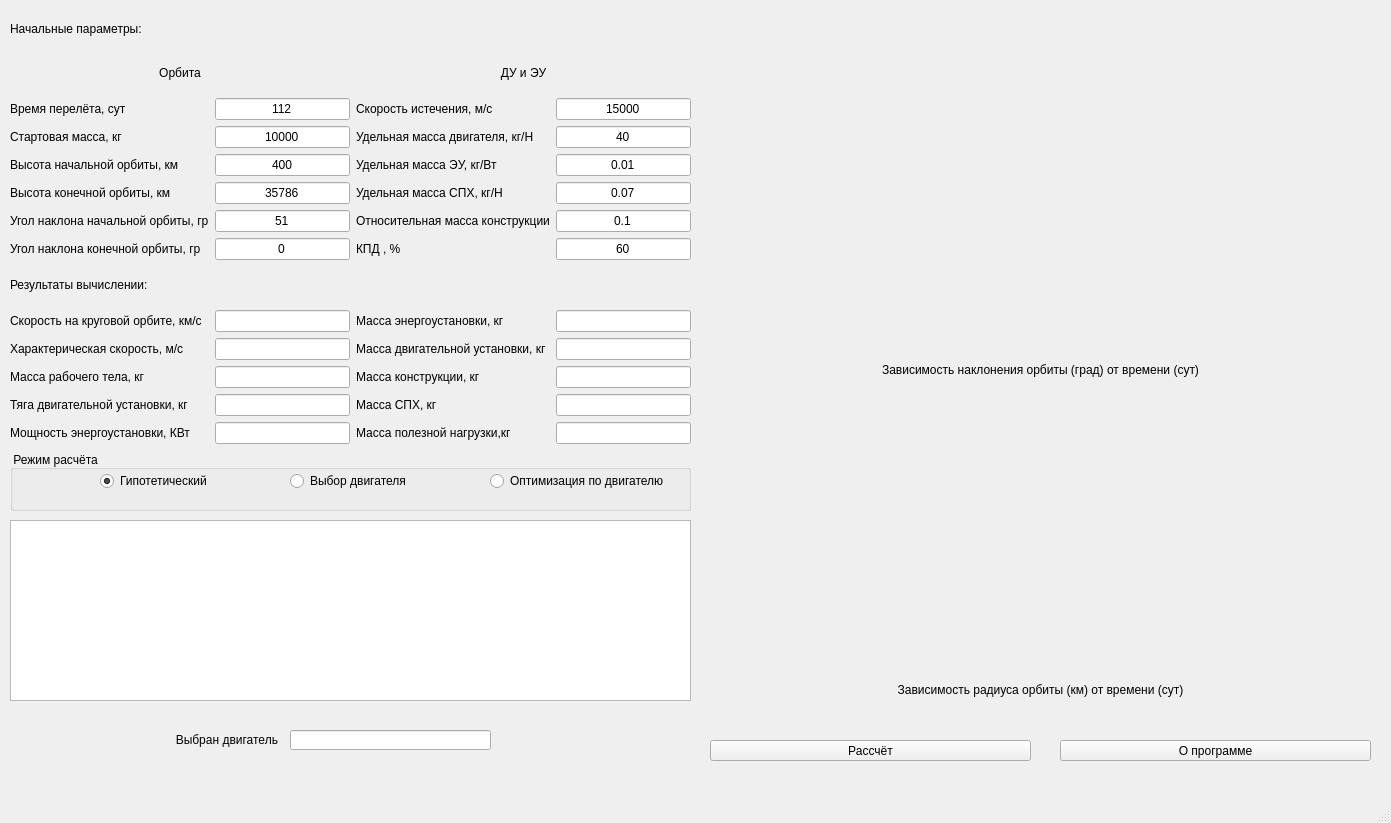
<?xml version="1.0" encoding="UTF-8"?>
<ui version="4.0">
 <class>MainWindow</class>
 <widget class="QMainWindow" name="MainWindow">
  <property name="geometry">
   <rect>
    <x>0</x>
    <y>0</y>
    <width>1391</width>
    <height>823</height>
   </rect>
  </property>
  <property name="windowTitle">
   <string>Andromeda(Python)</string>
  </property>
  <property name="styleSheet">
   <string notr="true"/>
  </property>
  <widget class="QWidget" name="centralwidget">
   <widget class="QWidget" name="gridLayoutWidget">
    <property name="geometry">
     <rect>
      <x>10</x>
      <y>10</y>
      <width>681</width>
      <height>434</height>
     </rect>
    </property>
    <layout class="QGridLayout" name="gridLayout">
     <item row="15" column="3">
      <widget class="QLineEdit" name="lineEdit_19">
       <property name="alignment">
        <set>Qt::AlignCenter</set>
       </property>
      </widget>
     </item>
     <item row="7" column="2">
      <widget class="QLabel" name="label_3">
       <property name="toolTip">
        <string>&lt;html&gt;&lt;head/&gt;&lt;body&gt;&lt;p&gt;Коэффициент полезного действия&lt;/p&gt;&lt;/body&gt;&lt;/html&gt;</string>
       </property>
       <property name="text">
        <string>КПД , %</string>
       </property>
      </widget>
     </item>
     <item row="17" column="1">
      <widget class="QLineEdit" name="lineEdit_16">
       <property name="alignment">
        <set>Qt::AlignCenter</set>
       </property>
      </widget>
     </item>
     <item row="2" column="0">
      <widget class="QLabel" name="label">
       <property name="text">
        <string>Время перелёта, сут</string>
       </property>
      </widget>
     </item>
     <item row="14" column="1">
      <widget class="QLineEdit" name="lineEdit_13">
       <property name="alignment">
        <set>Qt::AlignCenter</set>
       </property>
      </widget>
     </item>
     <item row="19" column="1">
      <widget class="QLineEdit" name="lineEdit_17">
       <property name="alignment">
        <set>Qt::AlignCenter</set>
       </property>
      </widget>
     </item>
     <item row="7" column="1">
      <widget class="QLineEdit" name="lineEdit_7">
       <property name="text">
        <string>0</string>
       </property>
       <property name="alignment">
        <set>Qt::AlignCenter</set>
       </property>
      </widget>
     </item>
     <item row="5" column="1">
      <widget class="QLineEdit" name="lineEdit_5">
       <property name="text">
        <string>35786</string>
       </property>
       <property name="alignment">
        <set>Qt::AlignCenter</set>
       </property>
      </widget>
     </item>
     <item row="3" column="3">
      <widget class="QLineEdit" name="lineEdit_9">
       <property name="text">
        <string>40</string>
       </property>
       <property name="alignment">
        <set>Qt::AlignCenter</set>
       </property>
      </widget>
     </item>
     <item row="7" column="3">
      <widget class="QLineEdit" name="lineEdit_3">
       <property name="text">
        <string>60</string>
       </property>
       <property name="alignment">
        <set>Qt::AlignCenter</set>
       </property>
      </widget>
     </item>
     <item row="16" column="1">
      <widget class="QLineEdit" name="lineEdit_15">
       <property name="alignment">
        <set>Qt::AlignCenter</set>
       </property>
      </widget>
     </item>
     <item row="16" column="0">
      <widget class="QLabel" name="label_14">
       <property name="text">
        <string>Масса рабочего тела, кг</string>
       </property>
      </widget>
     </item>
     <item row="3" column="2">
      <widget class="QLabel" name="label_11">
       <property name="text">
        <string>Удельная масса двигателя, кг/Н</string>
       </property>
      </widget>
     </item>
     <item row="17" column="3">
      <widget class="QLineEdit" name="lineEdit_21">
       <property name="alignment">
        <set>Qt::AlignCenter</set>
       </property>
      </widget>
     </item>
     <item row="2" column="2">
      <widget class="QLabel" name="label_4">
       <property name="text">
        <string>Скорость истечения, м/c</string>
       </property>
      </widget>
     </item>
     <item row="6" column="2">
      <widget class="QLabel" name="label_24">
       <property name="text">
        <string>Относительная масса конструкции</string>
       </property>
      </widget>
     </item>
     <item row="4" column="1">
      <widget class="QLineEdit" name="lineEdit_4">
       <property name="text">
        <string>400</string>
       </property>
       <property name="alignment">
        <set>Qt::AlignCenter</set>
       </property>
      </widget>
     </item>
     <item row="2" column="3">
      <widget class="QLineEdit" name="lineEdit_8">
       <property name="text">
        <string>15000</string>
       </property>
       <property name="alignment">
        <set>Qt::AlignCenter</set>
       </property>
      </widget>
     </item>
     <item row="19" column="3">
      <widget class="QLineEdit" name="lineEdit_22">
       <property name="alignment">
        <set>Qt::AlignCenter</set>
       </property>
      </widget>
     </item>
     <item row="4" column="0">
      <widget class="QLabel" name="label_5">
       <property name="text">
        <string>Высота начальной орбиты, км</string>
       </property>
      </widget>
     </item>
     <item row="5" column="0">
      <widget class="QLabel" name="label_6">
       <property name="text">
        <string>Высота конечной орбиты, км</string>
       </property>
      </widget>
     </item>
     <item row="19" column="2">
      <widget class="QLabel" name="label_20">
       <property name="text">
        <string>Масса полезной нагрузки,кг</string>
       </property>
      </widget>
     </item>
     <item row="4" column="3">
      <widget class="QLineEdit" name="lineEdit_10">
       <property name="text">
        <string>0.01</string>
       </property>
       <property name="alignment">
        <set>Qt::AlignCenter</set>
       </property>
      </widget>
     </item>
     <item row="14" column="3">
      <widget class="QLineEdit" name="lineEdit_18">
       <property name="alignment">
        <set>Qt::AlignCenter</set>
       </property>
      </widget>
     </item>
     <item row="15" column="0">
      <widget class="QLabel" name="label_12">
       <property name="text">
        <string>Характерическая скорость, м/с</string>
       </property>
      </widget>
     </item>
     <item row="6" column="1">
      <widget class="QLineEdit" name="lineEdit_6">
       <property name="text">
        <string>51</string>
       </property>
       <property name="alignment">
        <set>Qt::AlignCenter</set>
       </property>
      </widget>
     </item>
     <item row="19" column="0">
      <widget class="QLabel" name="label_16">
       <property name="text">
        <string>Мощность энергоустановки, КВт</string>
       </property>
      </widget>
     </item>
     <item row="3" column="1">
      <widget class="QLineEdit" name="lineEdit_2">
       <property name="text">
        <string>10000</string>
       </property>
       <property name="alignment">
        <set>Qt::AlignCenter</set>
       </property>
      </widget>
     </item>
     <item row="15" column="1">
      <widget class="QLineEdit" name="lineEdit_14">
       <property name="alignment">
        <set>Qt::AlignCenter</set>
       </property>
      </widget>
     </item>
     <item row="16" column="3">
      <widget class="QLineEdit" name="lineEdit_20">
       <property name="alignment">
        <set>Qt::AlignCenter</set>
       </property>
      </widget>
     </item>
     <item row="17" column="2">
      <widget class="QLabel" name="label_19">
       <property name="toolTip">
        <string>&lt;html&gt;&lt;head/&gt;&lt;body&gt;&lt;p&gt;Масса системы подачи и хранения&lt;/p&gt;&lt;/body&gt;&lt;/html&gt;</string>
       </property>
       <property name="text">
        <string>Масса СПХ, кг</string>
       </property>
      </widget>
     </item>
     <item row="4" column="2">
      <widget class="QLabel" name="label_22">
       <property name="toolTip">
        <string>&lt;html&gt;&lt;head/&gt;&lt;body&gt;&lt;p&gt;Удельная масса энергоустановки&lt;/p&gt;&lt;/body&gt;&lt;/html&gt;</string>
       </property>
       <property name="text">
        <string>Удельная масса ЭУ, кг/Вт</string>
       </property>
      </widget>
     </item>
     <item row="6" column="0">
      <widget class="QLabel" name="label_7">
       <property name="text">
        <string>Угол наклона начальной орбиты, гр</string>
       </property>
      </widget>
     </item>
     <item row="3" column="0">
      <widget class="QLabel" name="label_2">
       <property name="text">
        <string>Стартовая масса, кг</string>
       </property>
      </widget>
     </item>
     <item row="17" column="0">
      <widget class="QLabel" name="label_15">
       <property name="text">
        <string>Тяга двигательной установки, кг</string>
       </property>
      </widget>
     </item>
     <item row="7" column="0">
      <widget class="QLabel" name="label_8">
       <property name="text">
        <string>Угол наклона конечной орбиты, гр</string>
       </property>
      </widget>
     </item>
     <item row="15" column="2">
      <widget class="QLabel" name="label_13">
       <property name="text">
        <string>Масса двигательной установки, кг</string>
       </property>
      </widget>
     </item>
     <item row="5" column="3">
      <widget class="QLineEdit" name="lineEdit_11">
       <property name="text">
        <string>0.07</string>
       </property>
       <property name="alignment">
        <set>Qt::AlignCenter</set>
       </property>
      </widget>
     </item>
     <item row="6" column="3">
      <widget class="QLineEdit" name="lineEdit_12">
       <property name="text">
        <string>0.1</string>
       </property>
       <property name="alignment">
        <set>Qt::AlignCenter</set>
       </property>
      </widget>
     </item>
     <item row="1" column="0" colspan="2">
      <widget class="QLabel" name="label_28">
       <property name="styleSheet">
        <string notr="true"/>
       </property>
       <property name="text">
        <string>Орбита</string>
       </property>
       <property name="alignment">
        <set>Qt::AlignCenter</set>
       </property>
      </widget>
     </item>
     <item row="11" column="0" colspan="4">
      <widget class="QLabel" name="label_10">
       <property name="styleSheet">
        <string notr="true"/>
       </property>
       <property name="text">
        <string>Результаты вычислении:</string>
       </property>
       <property name="alignment">
        <set>Qt::AlignLeading|Qt::AlignLeft|Qt::AlignVCenter</set>
       </property>
      </widget>
     </item>
     <item row="1" column="2" colspan="2">
      <widget class="QLabel" name="label_29">
       <property name="toolTip">
        <string>&lt;html&gt;&lt;head/&gt;&lt;body&gt;&lt;p&gt;Параметры двигательной и энергетической установок&lt;/p&gt;&lt;/body&gt;&lt;/html&gt;</string>
       </property>
       <property name="styleSheet">
        <string notr="true"/>
       </property>
       <property name="text">
        <string>ДУ и ЭУ</string>
       </property>
       <property name="alignment">
        <set>Qt::AlignCenter</set>
       </property>
      </widget>
     </item>
     <item row="14" column="0">
      <widget class="QLabel" name="label_25">
       <property name="text">
        <string>Скорость на круговой орбите, км/c</string>
       </property>
      </widget>
     </item>
     <item row="2" column="1">
      <widget class="QLineEdit" name="lineEdit">
       <property name="text">
        <string>112</string>
       </property>
       <property name="alignment">
        <set>Qt::AlignCenter</set>
       </property>
      </widget>
     </item>
     <item row="5" column="2">
      <widget class="QLabel" name="label_23">
       <property name="toolTip">
        <string>&lt;html&gt;&lt;head/&gt;&lt;body&gt;&lt;p&gt;Удельная масса системы подачи и хранения&lt;/p&gt;&lt;/body&gt;&lt;/html&gt;</string>
       </property>
       <property name="text">
        <string>Удельная масса СПХ, кг/Н</string>
       </property>
      </widget>
     </item>
     <item row="14" column="2">
      <widget class="QLabel" name="label_17">
       <property name="text">
        <string>Масса энергоустановки, кг</string>
       </property>
      </widget>
     </item>
     <item row="0" column="0" colspan="4">
      <widget class="QLabel" name="label_9">
       <property name="styleSheet">
        <string notr="true"/>
       </property>
       <property name="text">
        <string>Начальные параметры:</string>
       </property>
       <property name="alignment">
        <set>Qt::AlignLeading|Qt::AlignLeft|Qt::AlignVCenter</set>
       </property>
      </widget>
     </item>
     <item row="16" column="2">
      <widget class="QLabel" name="label_18">
       <property name="text">
        <string>Масса конструкции, кг</string>
       </property>
      </widget>
     </item>
    </layout>
   </widget>
   <widget class="QTableView" name="tableView">
    <property name="geometry">
     <rect>
      <x>10</x>
      <y>520</y>
      <width>681</width>
      <height>181</height>
     </rect>
    </property>
    <property name="toolTip">
     <string>&lt;html&gt;&lt;head/&gt;&lt;body&gt;&lt;p&gt;Кликнув выбрать номер двигателя в колонке &amp;quot;Код&amp;quot;&lt;/p&gt;&lt;p&gt;Нажать Enter&lt;/p&gt;&lt;/body&gt;&lt;/html&gt;</string>
    </property>
    <property name="styleSheet">
     <string notr="true"/>
    </property>
   </widget>
   <widget class="QLabel" name="label_21">
    <property name="geometry">
     <rect>
      <x>700</x>
      <y>10</y>
      <width>671</width>
      <height>51</height>
     </rect>
    </property>
    <property name="styleSheet">
     <string notr="true">image: url(images/logo_BG.png);
</string>
    </property>
    <property name="text">
     <string/>
    </property>
   </widget>
   <widget class="QGroupBox" name="groupBox">
    <property name="geometry">
     <rect>
      <x>10</x>
      <y>450</y>
      <width>681</width>
      <height>61</height>
     </rect>
    </property>
    <property name="title">
     <string> Режим расчёта</string>
    </property>
    <property name="alignment">
     <set>Qt::AlignBottom|Qt::AlignLeading|Qt::AlignLeft</set>
    </property>
    <widget class="QRadioButton" name="radioButton">
     <property name="geometry">
      <rect>
       <x>90</x>
       <y>20</y>
       <width>111</width>
       <height>22</height>
      </rect>
     </property>
     <property name="text">
      <string>Гипотетический</string>
     </property>
     <property name="checked">
      <bool>true</bool>
     </property>
    </widget>
    <widget class="QRadioButton" name="radioButton_2">
     <property name="geometry">
      <rect>
       <x>280</x>
       <y>20</y>
       <width>121</width>
       <height>22</height>
      </rect>
     </property>
     <property name="text">
      <string>Выбор двигателя</string>
     </property>
    </widget>
    <widget class="QRadioButton" name="radioButton_3">
     <property name="geometry">
      <rect>
       <x>480</x>
       <y>20</y>
       <width>181</width>
       <height>22</height>
      </rect>
     </property>
     <property name="text">
      <string>Оптимизация по двигателю</string>
     </property>
    </widget>
   </widget>
   <widget class="QLabel" name="label_26">
    <property name="geometry">
     <rect>
      <x>130</x>
      <y>730</y>
      <width>148</width>
      <height>20</height>
     </rect>
    </property>
    <property name="styleSheet">
     <string notr="true"/>
    </property>
    <property name="text">
     <string>Выбран двигатель</string>
    </property>
    <property name="alignment">
     <set>Qt::AlignRight|Qt::AlignTrailing|Qt::AlignVCenter</set>
    </property>
   </widget>
   <widget class="QLineEdit" name="lineEdit_23">
    <property name="geometry">
     <rect>
      <x>290</x>
      <y>730</y>
      <width>201</width>
      <height>20</height>
     </rect>
    </property>
    <property name="alignment">
     <set>Qt::AlignCenter</set>
    </property>
   </widget>
   <widget class="QPushButton" name="pushButton">
    <property name="geometry">
     <rect>
      <x>710</x>
      <y>740</y>
      <width>321</width>
      <height>21</height>
     </rect>
    </property>
    <property name="styleSheet">
     <string notr="true"/>
    </property>
    <property name="text">
     <string>Рассчёт</string>
    </property>
   </widget>
   <widget class="QPushButton" name="pushButton_2">
    <property name="geometry">
     <rect>
      <x>1060</x>
      <y>740</y>
      <width>311</width>
      <height>21</height>
     </rect>
    </property>
    <property name="styleSheet">
     <string notr="true"/>
    </property>
    <property name="text">
     <string>О программе</string>
    </property>
   </widget>
   <widget class="QLabel" name="label_31">
    <property name="geometry">
     <rect>
      <x>710</x>
      <y>360</y>
      <width>661</width>
      <height>20</height>
     </rect>
    </property>
    <property name="text">
     <string>Зависимость наклонения орбиты (град) от времени (сут)</string>
    </property>
    <property name="alignment">
     <set>Qt::AlignCenter</set>
    </property>
   </widget>
   <widget class="PlotWidget" name="widget_2" native="true">
    <property name="geometry">
     <rect>
      <x>710</x>
      <y>70</y>
      <width>661</width>
      <height>281</height>
     </rect>
    </property>
    <property name="styleSheet">
     <string notr="true"/>
    </property>
   </widget>
   <widget class="PlotWidget" name="widget_3" native="true">
    <property name="geometry">
     <rect>
      <x>710</x>
      <y>390</y>
      <width>661</width>
      <height>281</height>
     </rect>
    </property>
    <property name="styleSheet">
     <string notr="true"/>
    </property>
   </widget>
   <widget class="QLabel" name="label_32">
    <property name="geometry">
     <rect>
      <x>710</x>
      <y>680</y>
      <width>661</width>
      <height>20</height>
     </rect>
    </property>
    <property name="text">
     <string>Зависимость радиуса орбиты (км) от времени (сут)</string>
    </property>
    <property name="alignment">
     <set>Qt::AlignCenter</set>
    </property>
   </widget>
   <zorder>label_21</zorder>
   <zorder>gridLayoutWidget</zorder>
   <zorder>tableView</zorder>
   <zorder>groupBox</zorder>
   <zorder>label_26</zorder>
   <zorder>lineEdit_23</zorder>
   <zorder>pushButton</zorder>
   <zorder>pushButton_2</zorder>
   <zorder>label_31</zorder>
   <zorder>widget_2</zorder>
   <zorder>widget_3</zorder>
   <zorder>label_32</zorder>
  </widget>
  <widget class="QMenuBar" name="menubar">
   <property name="geometry">
    <rect>
     <x>0</x>
     <y>0</y>
     <width>1391</width>
     <height>21</height>
    </rect>
   </property>
  </widget>
  <widget class="QStatusBar" name="statusbar"/>
 </widget>
 <customwidgets>
  <customwidget>
   <class>PlotWidget</class>
   <extends>QWidget</extends>
   <header>pyqtgraph</header>
   <container>1</container>
  </customwidget>
 </customwidgets>
 <resources/>
 <connections/>
</ui>
